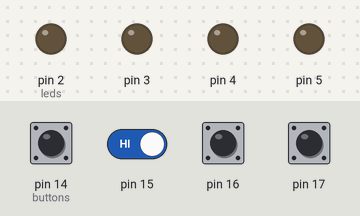
Bench run of a sketch on a simulated Arduino Uno, built with avr-gcc and run on an emulated ATmega328P. Parts: output pins drawn as LEDs (lit = HIGH). Dashed ring = blinking. The inputs (shaded band) are chosen by the test bench; at power-on: pin 14 (buttons), pin 15–17 HIGH. Random numbers use the default seed unless the sketch sets one.

Above: at 1.9 s.
2.0 s: pin 14 (buttons) pulled LOW for 0.15 s
At 3.0 s:
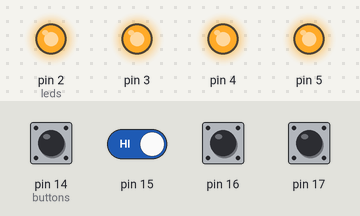
5.1 s: pin 15 driven LOW
At 7.1 s:
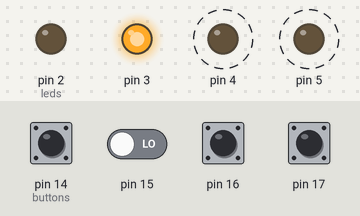
8.1 s: pin 15 driven HIGH
10.3 s: pin 14 (buttons) pulled LOW for 1 s
At 10.5 s:
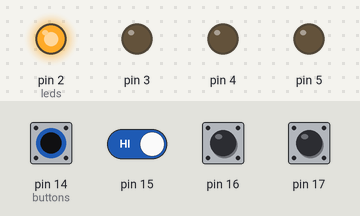
Timing chart, 0 to 14.2 s (numbered marks = the images above; inputs shaded):
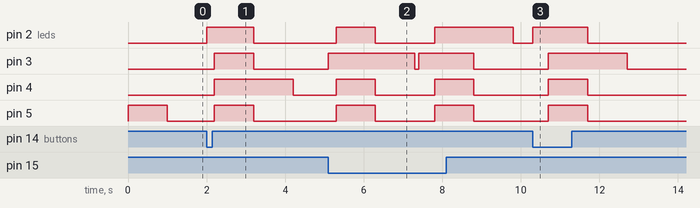

Measured:
- after the input at 2.0 s, pin 2 (leds): LOW → HIGH at once, → LOW 1.2 s later; pin 3, pin 5: LOW → HIGH after 0.20 s, → LOW 1.0 s later; pin 4: LOW → HIGH after 0.20 s, → LOW 2.0 s later
- after the input at 5.1 s, pin 2 (leds), pin 4, pin 5: LOW → HIGH after 0.20 s, → LOW 1.0 s later, → HIGH 1.5 s later; pin 3: LOW → HIGH at once, → LOW 2.2 s later, → HIGH 0.10 s later
- after the input at 10.3 s, pin 2 (leds): LOW → HIGH at once, → LOW 1.4 s later; pin 3: LOW → HIGH after 0.40 s, → LOW 2.0 s later; pin 4, pin 5: LOW → HIGH after 0.40 s, → LOW 1.0 s later

The sketch:

sketch_jul31a.ino
```cpp
// #include <LCD5110_Basic.h>

// // Піни: SCK, MOSI, DC, RST, CS
// LCD5110 myGLCD(8, 9, 10, 12, 11);

// extern uint8_t SmallFont[];

// void setup() {
//   myGLCD.InitLCD();
//   myGLCD.setFont(SmallFont);

//   myGLCD.clrScr();
//   myGLCD.print("Hello!", CENTER, 2);

// }

// void loop() {
//
// }


const int max_size = 50;
int correct[max_size];
//int user_s[max_size];
int level = 1;
int speed = 1000;
int u_s = 0;

void setup() {
  pinMode(2, OUTPUT);//leds
  pinMode(3, OUTPUT);
  pinMode(4, OUTPUT);
  pinMode(5, OUTPUT);

  pinMode(14, INPUT);//buttons
  pinMode(15, INPUT);
  pinMode(16, INPUT);
  pinMode(17, INPUT);

  digitalWrite(2, LOW);
  digitalWrite(3, LOW);
  digitalWrite(4, LOW);
  digitalWrite(5, LOW);
}

void loop() {
  //   for (int i = 2; i <= 5; i++) {
  //   digitalWrite(i, HIGH);
  //   delay(300);
  //   digitalWrite(i, LOW);
  // }
if (level == 1){
  start();
  show();
  user_seq();
} else if(level < max_size){
  show();
  user_seq();
}else if(level == max_size){
  digitalWrite(4, HIGH);
  delay(1400);
  digitalWrite(4, LOW);
}
}
void start(){
  randomSeed(millis());
  for (int i = 0; i < max_size; i++)
  {
  correct[i]  = random(2,6);
  }
  // for (int i = 0; i < level; i++)
  // {
  // correct[i]  = random(2,6);
}

void show(){
  digitalWrite(2, LOW);
  digitalWrite(3, LOW);
  digitalWrite(4, LOW);
  digitalWrite(5, LOW);
  for(int i = 0; i < level; i++){
    digitalWrite(correct[i], HIGH);
    delay(speed);
    digitalWrite(correct[i], LOW);
    delay(100);
  }
}
void incorrect(){
  // for(int i = 0; i < level; i++){
  //   user_s[i] = 0;
  // }
  for(int i = 2; i < 6; i++){
    digitalWrite(i, HIGH);
  }
  delay(1000);
  for(int i = 2; i < 6; i++){
    digitalWrite(i, LOW);
  }
  speed = 1000;
  u_s = 0;
  level = 1;
  return;
}
void user_seq(){
  int user_s;
  int button_not_pressed = 0;
  for(int i = 0; i < level; i++){
    button_not_pressed = 0;
    while(!button_not_pressed){
      if(digitalRead(14) == LOW){
        digitalWrite(2, HIGH);
        user_s = 2;
        delay(200);
        digitalWrite(2, LOW);
        button_not_pressed = 1;
      }
      if(digitalRead(15) == LOW){
        digitalWrite(3, HIGH);
        user_s = 3;
        delay(200);
        digitalWrite(3, LOW);
        button_not_pressed = 1;
      }
      if(digitalRead(16) == LOW){
        digitalWrite(4, HIGH);
        user_s = 4;
        delay(200);
        digitalWrite(4, LOW);
        button_not_pressed = 1;
      }
      if(digitalRead(17) == LOW){
        digitalWrite(5, HIGH);
        user_s = 5;
        delay(200);
        digitalWrite(5, LOW);
        button_not_pressed = 1;
      }

    }
      if(correct[u_s] == user_s){
          button_not_pressed = 1;
          u_s++;
          if(speed > 50) speed -= 50;
          level++;
        }else {
          incorrect();
         return;
       }
  }
}
```
